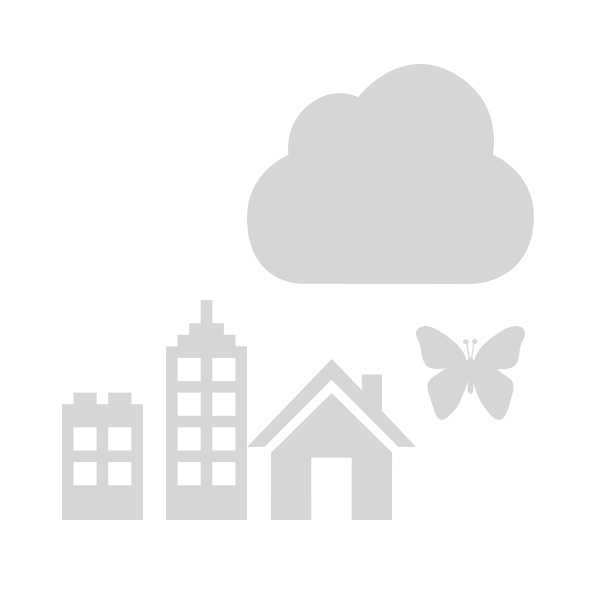
#> input picture sabuntest1.jpg, 600 x 600 px
$ python opencv3.py
#> lines starting #> are read from the running program, lines starting #| are printed output that depends on the picture
import cv2

#使用する画像の読み込み
img_1 = cv2.imread('sabuntest1.jpg',0)
#> img_1 is the input picture: shape (600, 600); min 207, max 255, mean 245.2
img_2 = cv2.imread('sabuntest2.jpg',0)
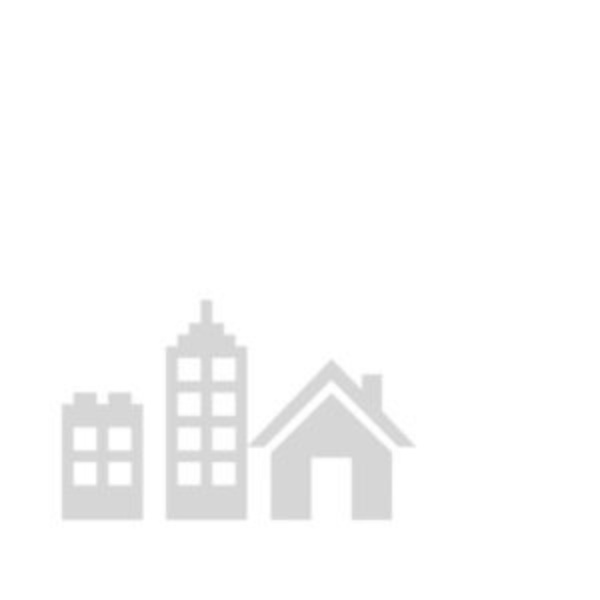
#> input picture sabuntest2.jpg, 600 x 600 px
#> img_2 is the input picture: shape (600, 600); min 208, max 255, mean 251.3

#img_2が300×300だったのでimg_1にサイズを合わせる
img_2_resize = cv2.resize(img_2, (600,600))
cv2.imwrite('sabuntest1.jpg',img_1)
#画像の比較
img_diff = cv2.absdiff(img_1, img_2_resize)
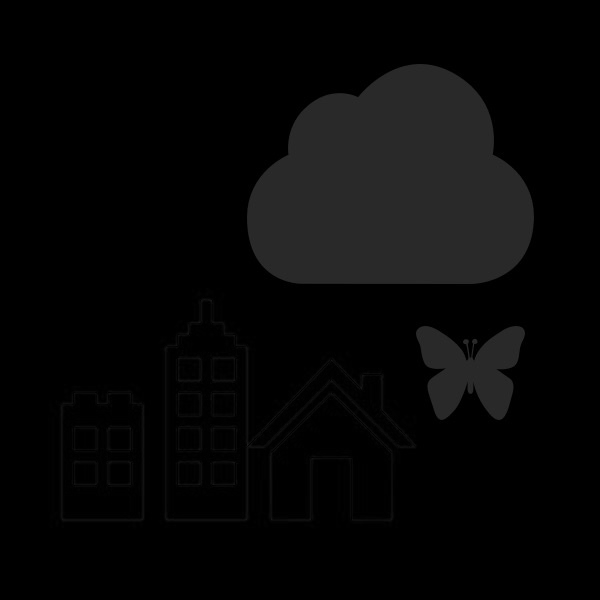
#> img_diff: shape (600, 600); min 0, max 48, mean 6.6
cv2.imshow('sabun-result.jpg',img_diff)
cv2.waitKey(0)
